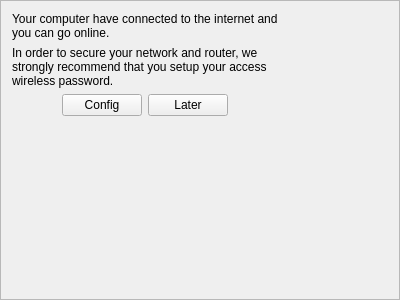
<?xml version="1.0" encoding="UTF-8"?>
<ui version="4.0">
 <class>Frame</class>
 <widget class="QFrame" name="Frame">
  <property name="geometry">
   <rect>
    <x>0</x>
    <y>0</y>
    <width>400</width>
    <height>300</height>
   </rect>
  </property>
  <property name="windowTitle">
   <string>Frame</string>
  </property>
  <property name="frameShape">
   <enum>QFrame::StyledPanel</enum>
  </property>
  <property name="frameShadow">
   <enum>QFrame::Raised</enum>
  </property>
  <layout class="QFormLayout" name="formLayout">
   <item row="0" column="0">
    <layout class="QVBoxLayout" name="verticalLayout">
     <item>
      <widget class="QLabel" name="label">
       <property name="text">
        <string>Your computer have connected to the internet and you can go online.</string>
       </property>
       <property name="wordWrap">
        <bool>true</bool>
       </property>
       <property name="UIText" stdset="0">
        <string>130004</string>
       </property>
      </widget>
     </item>
     <item>
      <widget class="QLabel" name="label_2">
       <property name="text">
        <string>In order to secure your network and router, we strongly recommend that you setup your access wireless password.</string>
       </property>
       <property name="wordWrap">
        <bool>true</bool>
       </property>
       <property name="UIText" stdset="0">
        <string>130005</string>
       </property>
      </widget>
     </item>
     <item>
      <layout class="QHBoxLayout" name="horizontalLayout">
       <item>
        <spacer name="horizontalSpacer">
         <property name="orientation">
          <enum>Qt::Horizontal</enum>
         </property>
         <property name="sizeHint" stdset="0">
          <size>
           <width>40</width>
           <height>20</height>
          </size>
         </property>
        </spacer>
       </item>
       <item>
        <widget class="QPushButton" name="ConfigButton">
         <property name="text">
          <string>Config</string>
         </property>
         <property name="UIText" stdset="0">
          <string>110009</string>
         </property>
        </widget>
       </item>
       <item>
        <widget class="QPushButton" name="CancelButton">
         <property name="text">
          <string>Later</string>
         </property>
         <property name="UIText" stdset="0">
          <string>110001</string>
         </property>
        </widget>
       </item>
       <item>
        <spacer name="horizontalSpacer_2">
         <property name="orientation">
          <enum>Qt::Horizontal</enum>
         </property>
         <property name="sizeHint" stdset="0">
          <size>
           <width>40</width>
           <height>20</height>
          </size>
         </property>
        </spacer>
       </item>
      </layout>
     </item>
    </layout>
   </item>
  </layout>
 </widget>
 <resources/>
 <connections/>
</ui>
